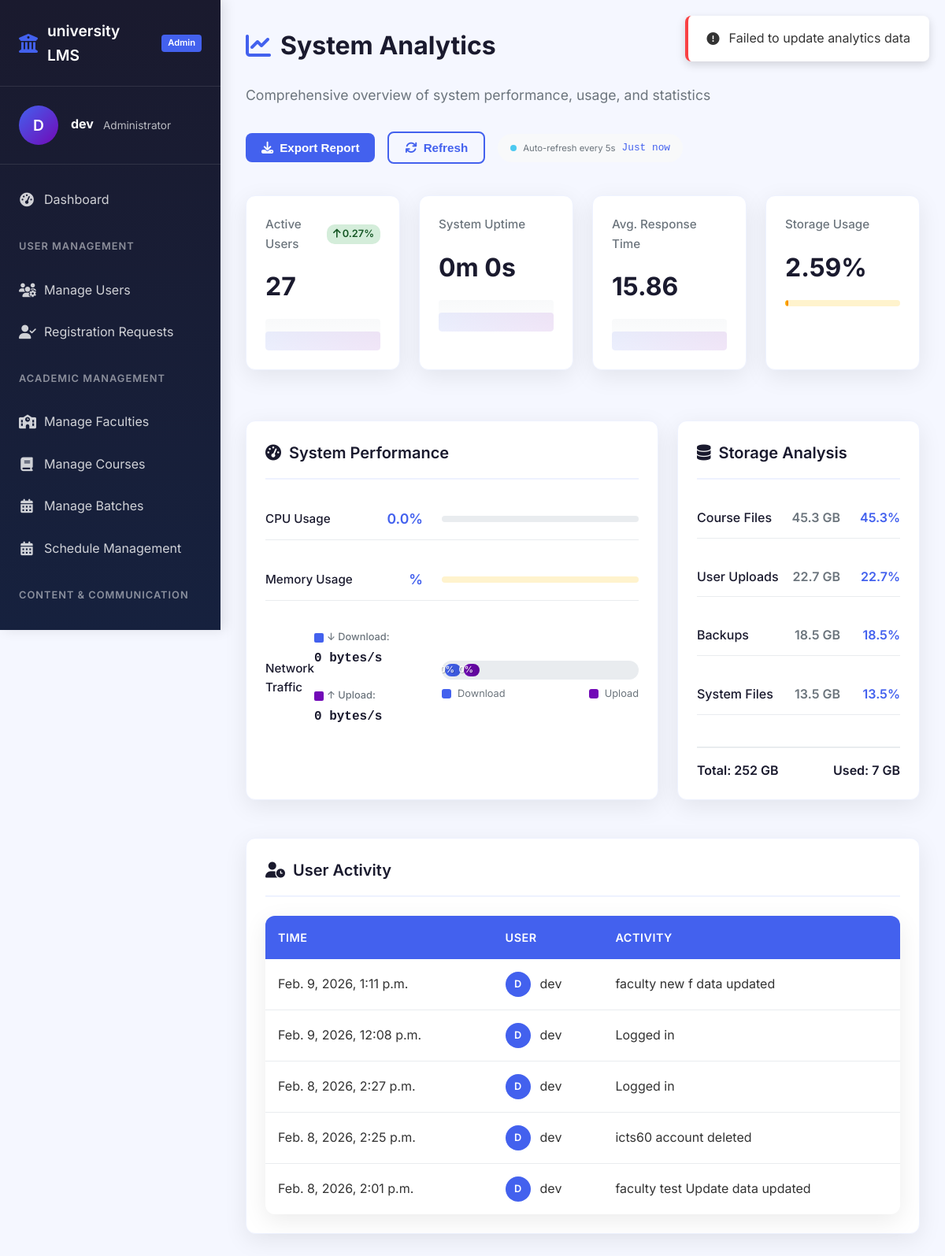
The page /dashboard/admin/system_stats/ (signed in) on the database its author committed.
### Users/models.py (models this page shows)
class User(AbstractUser):
    class Roles(models.TextChoices):
        STUDENT = "student"
        STAFF = "staff"
        ADMIN = "admin"
    role = models.CharField(max_length=20, choices=Roles.choices, default='student')
    last_activity = models.DateTimeField(blank=True, null=True)
    objects = UserManager()
    def __str__(self):
        return super().__str__()

### dashboard/models.py (models this page shows, shortened)
class RecentActivity(models.Model):
    actor = models.ForeignKey(User, on_delete=models.SET_NULL,null=True)
    action = models.CharField(max_length=100)
    at = models.DateTimeField(auto_now_add=True,db_index=True)
    target_content_info = models.JSONField(null=True,blank=True)
    class Meta:
        ordering = ['-at']

### dashboard/views.py (the view)
# urls.py: path('admin/system_stats/',views.system_state,name='system_state'),
def system_state(request):
    contex = {}
    contex['user_presentage'] = f"{round((services.user_count() / services.max_user_count()) *100,2) }%"
    contex['user_count'] = services.user_count()
    contex['storage_usage'] = metrics.get_disk_usage()
    contex['storage_size'] = metrics.get_disk_size()
    contex['strage_used'] = metrics.get_disk_used()
    from config.middleware import get_avg_response_ms
    contex["avg_response_time"]=round(get_avg_response_ms(),2)
    contex["system_up_time"] = metrics.format_time(metrics.get_system_up_time())
    contex["memory_usage"] = metrics.memory_usage()
    cpu_and_net_io = metrics.get_net_io_cpu()
    contex["cpu_usage"] = cpu_and_net_io["cpu_percent"]
    contex["net_down_bps"] = cpu_and_net_io["net_down_bps"]
    contex["net_up_bps"] = cpu_and_net_io["net_up_bps"]
    contex['logs'] = RecentActivity.objects.all()
    return render(request,'dashboard/admin/system_stats.html',contex)

### dashboard/templates/dashboard/admin/system_stats.html (shortened to what this page needs)
{% extends "main.html" %}
{% block navigation %}
    {% include "admin_navigation.html" %}
{% endblock %}
{% block body %}
<div class="system-analytics">
    <div class="page-header">
        <h1 class="page-title">
            <i class="fas fa-chart-line"></i> System Analytics
        </h1>
        <p class="page-subtitle">
            Comprehensive overview of system performance, usage, and statistics
        </p>
        <div class="header-actions">
            <button class="btn btn-primary" onclick="exportReport()">
                <i class="fas fa-download"></i> Export Report
            </button>
            <button class="btn btn-outline" onclick="refreshAnalytics()">
                <i class="fas fa-sync"></i> Refresh
            </button>
            <div class="refresh-indicator">
                <span class="indicator-dot"></span>
                <small>Auto-refresh every 5s</small>
                <span id="last-update-time" class="last-update">Just now</span>
            </div>
        </div>
    </div>
    <div class="key-metrics grid grid-4">
        <div class="metric-card card">
            <div class="metric-header">
                <h3 class="metric-title">Active Users</h3>
                <div class="metric-trend up">
                    <i class="fas fa-arrow-up"></i> {{ user_presentage }}
                </div>
            </div>
            <div class="metric-value">{{ user_count }}</div>
            <div class="metric-chart">
                <div class="sparkline" data-values="30,40,35,50,45,60,55"></div>
            </div>
        </div>
        <div class="metric-card card">
            <div class="metric-header">
                <h3 class="metric-title">System Uptime</h3>
            </div>
            <div class="metric-value" id="system-uptime">{{ system_up_time }}</div>
            <div class="metric-progress">
               <div class="metric-chart">
                <div class="sparkline" data-values="280,265,255,245,240,250,248"></div>
            </div>
            </div>
        </div>
        <div class="metric-card card">
            <div class="metric-header">
                <h3 class="metric-title">Avg. Response Time</h3>
            </div>
            <div class="metric-value" id="avg-response-time">{{ avg_response_time }}</div>
            <div class="metric-chart">
                <div class="sparkline" data-values="280,265,255,245,240,250,248"></div>
            </div>
        </div>
        <div class="metric-card card">
            <div class="metric-header">
                <h3 class="metric-title">Storage Usage</h3>
            </div>
            <div class="metric-value" id="storage-usage">{{ storage_usage }}%</div>
            <div class="metric-progress">
                <div class="progress-bar warning">
                    <div class="progress" id="storage-progress" style="width: {{ storage_usage }}%"></div>
                </div>
            </div>
        </div>
    </div>
    <div class="detailed-stats grid grid-2">
        <div class="card">
            <div class="card-header">
                <h3 class="card-title">
                    <i class="fas fa-tachometer-alt"></i> System Performance
                </h3>
            </div>
            <div class="performance-metrics">
                <div class="performance-item">
                    <div class="performance-info">
                        <span class="performance-label">CPU Usage</span>
                        <span class="performance-value" id="cpu-usage">{{ cpu_usage }}%</span>
                    </div>
                    <div class="performance-progress">
                        <div class="progress-bar">
                        </div>
                    </div>
                </div>
                <div class="performance-item">
                    <div class="performance-info">
                        <span class="performance-label">Memory Usage</span>
                        <span class="performance-value" id="memory-usage">{{ memory_usage }}%</span>
                    </div>
                    <div class="performance-progress">
                        <div class="progress-bar warning">
                        </div>
                    </div>
                </div>
                <div class="performance-item">
                    <div class="performance-info">
                        <span class="performance-label">Network Traffic</span>
                        <div class="network-stats">
                            <div class="network-stat">
                                <span class="network-stat-label">↓ Download:</span>
                                <span class="network-stat-value" id="download-speed">
                                    {{ net_down_bps|filesizeformat }}/s
                                </span>
                            </div>
                            <div class="network-stat">
                                <span class="network-stat-label">↑ Upload:</span>
                                <span class="network-stat-value" id="upload-speed">
                                    {{ net_up_bps|filesizeformat }}/s
                                </span>
                            </div>
                        </div>
                    </div>
                    <div class="performance-progress">
                        <div class="progress-bar dual-progress">
                            <div class="progress download-progress"
                                 style="width: 0%"
                                 data-percentage="0%">
                            </div>
                            <div class="progress upload-progress"
                                 style="width: 0%"
                                 data-percentage="0%">
                            </div>
                        </div>
                        <div class="network-legend">
                            <span class="legend-download" id="download-legend">Download</span>
                            <span class="legend-upload" id="upload-legend">Upload</span>
                        </div>
                    </div>
                </div>
            </div>
        </div>
        <div class="card">
            <div class="card-header">
                <h3 class="card-title">
                    <i class="fas fa-database"></i> Storage Analysis
                </h3>
            </div>
            <div class="storage-analysis">
                <div class="storage-item">
                    <div class="storage-info">
                        <span class="storage-label">Course Files</span>
                        <span class="storage-value">45.3 GB</span>
                    </div>
                    <div class="storage-percentage">45.3%</div>
                </div>
                <div class="storage-item">
                    <div class="storage-info">
                        <span class="storage-label">User Uploads</span>
                        <span class="storage-value">22.7 GB</span>
                    </div>
                    <div class="storage-percentage">22.7%</div>
                </div>
                <div class="storage-item">
                    <div class="storage-info">
                        <span class="storage-label">Backups</span>
                        <span class="storage-value">18.5 GB</span>
                    </div>
                    <div class="storage-percentage">18.5%</div>
                </div>
                <div class="storage-item">
                    <div class="storage-info">
                        <span class="storage-label">System Files</span>
                        <span class="storage-value">13.5 GB</span>
                    </div>
                    <div class="storage-percentage">13.5%</div>
                </div>
                <div class="storage-total">
                    <span>Total: {{ storage_size }} GB</span>
                    <span>Used: {{ strage_used }} GB</span>
                </div>
            </div>
        </div>
    </div>
    <div class="card">
        <div class="card-header">
            <h3 class="card-title">
                <i class="fas fa-user-clock"></i> User Activity
            </h3>
        </div>
        <div class="activity-table">
            <div class="table-container">
                {% if logs %}
                <table class="table">
                    <thead>
                        <tr>
                            <th>Time</th>
                            <th>User</th>
                            <th>Activity</th>
                        </tr>
                    </thead>
                    <tbody>
                        {% for log in logs %}
                        <tr>
                            <td>{{ log.at }}</td>
                            <td>
                                <div class="user-info">
                                    <div class="user-avatar small">
                                        {{ log.actor.username|first|upper }}
                                    </div>
                                    <span>{{ log.actor }}</span>
                                </div>
                            </td>
                            <td>{{ log.action }}</td>
                        </tr>
                        {%  endfor %}
                    </tbody>
                </table>
            {% else %}
                No activities yet
            {% endif %}
            </div>
        </div>
    </div>
</div>
{% endblock %}

### templates/admin_navigation.html (shortened to what this page needs)
<aside class="sidebar">
    <div class="sidebar-header">
        <div class="logo">
            <i class="fas fa-university"></i>
            <span class="logo-text" id="systemName">{{ settings.SYSTEM_NAME|default:"University VLE" }}</span>
            <span class="logo-badge">Admin</span>
        </div>
    </div>
    <div class="user-profile">
        <div class="user-avatar">
            {{ request.user.username|first|upper }}
        </div>
        <div class="user-info">
            <h4>{{ request.user.username }}</h4>
            <p>Administrator</p>
        </div>
    </div>
    <nav class="sidebar-nav">
        <ul class="nav-menu">
            <li class="nav-item active">
                <a href="{% url 'dashboard:admin' %}" class="nav-link">
                    <i class="fas fa-tachometer-alt"></i>
                    <span>Dashboard</span>
                </a>
            </li>
            <li class="nav-section">User Management</li>
            <li class="nav-item">
                <a href="{% url 'dashboard:manage_users' %}" class="nav-link">
                    <i class="fas fa-users-cog"></i>
                    <span>Manage Users</span>
                </a>
            </li>
            <li class="nav-item">
                <a href="{% url 'dashboard:manage_requests' %}" class="nav-link">
                    <i class="fas fa-user-check"></i>
                    <span>Registration Requests</span>
                </a>
            </li>
            <li class="nav-section">Academic Management</li>
            <li class="nav-item">
                <a href="{% url 'dashboard:manage_faculties' %}" class="nav-link">
                    <i class="fas fa-school"></i>
                    <span>Manage Faculties</span>
                </a>
            </li>
            <li class="nav-item">
                <a href="{% url 'dashboard:manage_courses' %}" class="nav-link">
                    <i class="fas fa-book"></i>
                    <span>Manage Courses</span>
                </a>
            </li>
            <li class="nav-item">
                <a href="{% url 'dashboard:manage_batches' %}" class="nav-link">
                    <i class="fas fa-calendar-alt"></i>
                    <span>Manage Batches</span>
                </a>
            </li>
            <li class="nav-item">
                <a href="{% url 'dashboard:manage_shedules' %}" class="nav-link">
                    <i class="fas fa-calendar-alt"></i>
                    <span>Schedule Management</span>
                </a>
            </li>
            <li class="nav-section">Content & Communication</li>
            <li class="nav-item">
                <a href="{% url 'dashboard:post_annousment' %}" class="nav-link">
                    <span>Announcements</span>
                </a>
            </li>
        </ul>
    </nav>
</aside>

### rows shown on the page
User: user.username|first "D", user.username "dev"
RecentActivity: at "Feb. 9, 2026, 1:11 p.m.", actor.username|first "D", actor "dev", action "faculty new f data updated"
RecentActivity: at "Feb. 9, 2026, 12:08 p.m.", actor.username|first "D", actor "dev", action "Logged in"
RecentActivity: at "Feb. 8, 2026, 2:27 p.m.", actor.username|first "D", actor "dev", action "Logged in"
RecentActivity: at "Feb. 8, 2026, 2:25 p.m.", actor.username|first "D", actor "dev", action "icts60 account deleted"
RecentActivity: at "Feb. 8, 2026, 2:01 p.m.", actor.username|first "D", actor "dev", action "faculty test Update data updated"

### other values the page prints
{{ settings.SYSTEM_NAME|default:"University VLE" }} "university LMS"
{{ user_presentage }} "0.27%"
{{ user_count }} "27"
{{ system_up_time }} "0m 0s"
{{ avg_response_time }} "15.86"
{{ storage_usage }} "2.59"
{{ cpu_usage }} "0.0"
{{ net_down_bps|filesizeformat }} "0 bytes"
{{ net_up_bps|filesizeformat }} "0 bytes"
{{ storage_size }} "252"
{{ strage_used }} "7"
